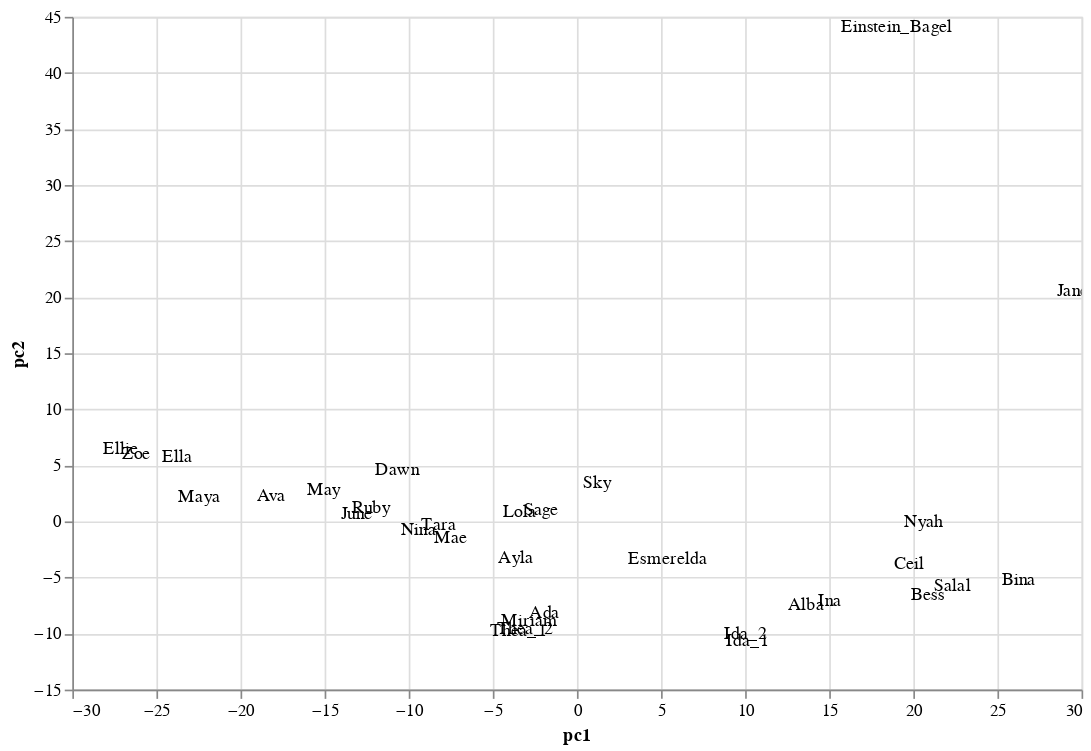

The cell this chart's notebook holds for it:
### Code cell
overall_d = raw.copy().transpose()
overall_d.drop('gender', inplace=True)
plot_pca(overall_d)

### Figure 1 — Vega-Lite specification as saved in the notebook (floating-point values rounded to 4 significant figures)
{"$schema": "https://vega.github.io/schema/vega-lite/v2.4.1.json", "config": {"view": {"height": 300, "width": 400}}, "data": {"values": [{"name": "Ina", "pc1": 15.02, "pc2": -7.07}, {"name": "Thea_1", "pc1": -3.442, "pc2": -9.765}, {"name": "Janet2", "pc1": 29.92, "pc2": 20.55}, {"name": "Ava", "pc1": -18.18, "pc2": 2.311}, {"name": "Alba", "pc1": 13.63, "pc2": -7.479}, {"name": "Dawn", "pc1": -10.68, "pc2": 4.606}, {"name": "Ada", "pc1": -1.941, "pc2": -8.148}, {"name": "Einstein_Bagel", "pc1": 19.02, "pc2": 44.1}, {"name": "Thea_2", "pc1": -3.076, "pc2": -9.583}, {"name": "Lola", "pc1": -3.423, "pc2": 0.8553}, {"name": "Sky", "pc1": 1.196, "pc2": 3.459}, {"name": "Miriam", "pc1": -2.796, "pc2": -8.851}, {"name": "Tara", "pc1": -8.205, "pc2": -0.278}, {"name": "Nina", "pc1": -9.41, "pc2": -0.7364}, {"name": "Sage", "pc1": -2.125, "pc2": 1.026}, {"name": "Mae", "pc1": -7.513, "pc2": -1.497}, {"name": "May", "pc1": -15.04, "pc2": 2.835}, {"name": "Ida_1", "pc1": 10.19, "pc2": -10.64}, {"name": "Salal", "pc1": 22.33, "pc2": -5.796}, {"name": "Esmerelda", "pc1": 5.402, "pc2": -3.344}, {"name": "Ida_2", "pc1": 10.07, "pc2": -10.06}, {"name": "Nyah", "pc1": 20.61, "pc2": -0.04876}, {"name": "Ellie", "pc1": -27.11, "pc2": 6.491}, {"name": "Zoe", "pc1": -26.19, "pc2": 5.993}, {"name": "Ella", "pc1": -23.75, "pc2": 5.718}, {"name": "Ayla", "pc1": -3.636, "pc2": -3.239}, {"name": "Maya", "pc1": -22.44, "pc2": 2.207}, {"name": "June", "pc1": -13.1, "pc2": 0.6359}, {"name": "Ceil", "pc1": 19.75, "pc2": -3.77}, {"name": "Bess", "pc1": 20.86, "pc2": -6.531}, {"name": "Bina", "pc1": 26.27, "pc2": -5.175}, {"name": "Ruby", "pc1": -12.21, "pc2": 1.234}]}, "encoding": {"text": {"field": "name", "type": "nominal"}, "x": {"field": "pc1", "type": "quantitative"}, "y": {"field": "pc2", "type": "quantitative"}}, "height": 400, "mark": "text", "selection": {"selector001": {"bind": "scales", "encodings": ["x", "y"], "mark": {"fill": "#333", "fillOpacity": 0.125, "stroke": "white"}, "on": "[mousedown, window:mouseup] > window:mousemove!", "resolve": "global", "translate": "[mousedown, window:mouseup] > window:mousemove!", "type": "interval", "zoom": "wheel!"}}, "width": 600}
